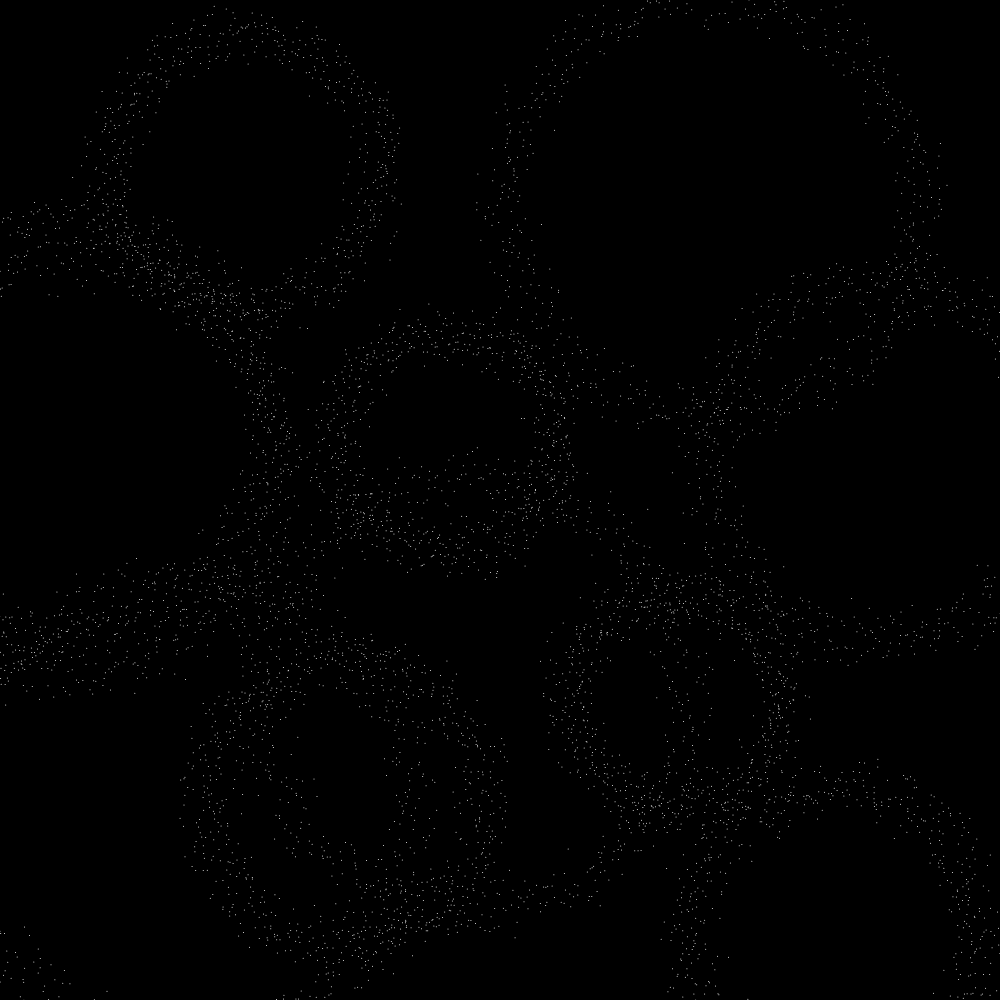
Frame 1 (no input)
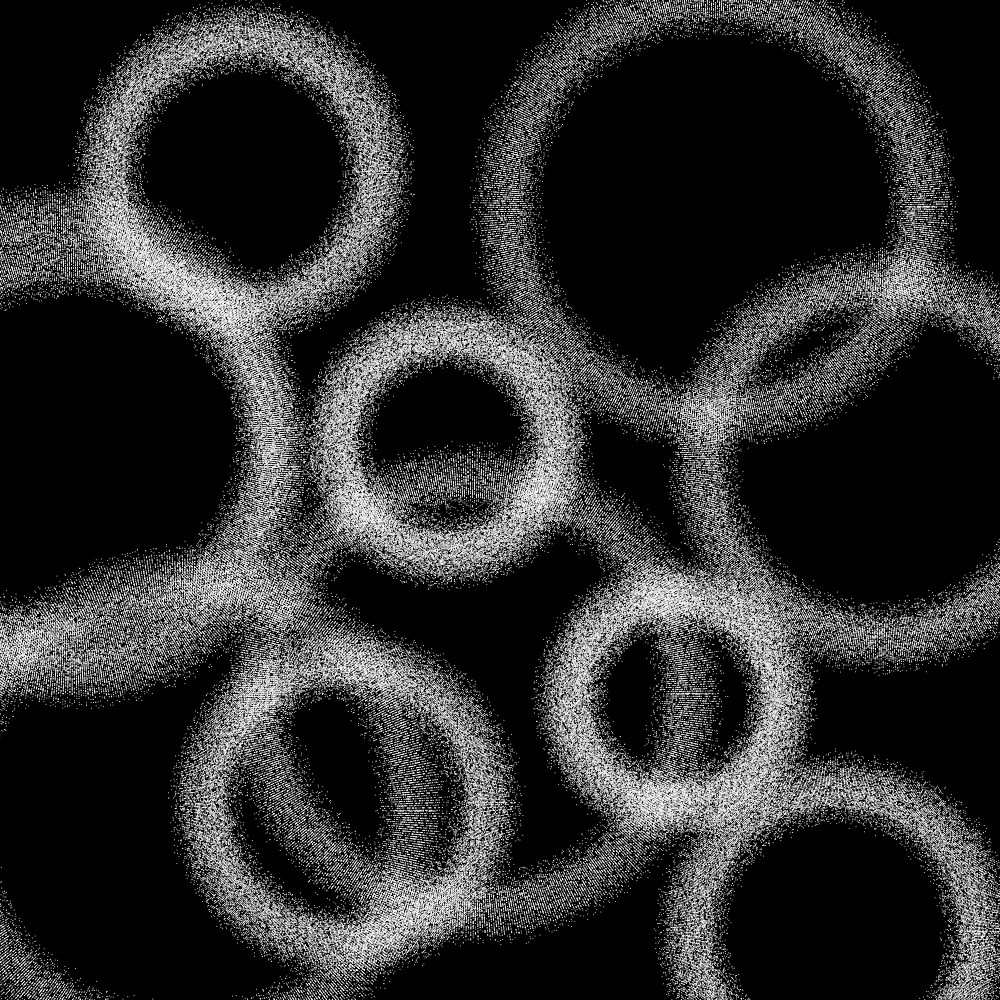
Frame 60 (no input)
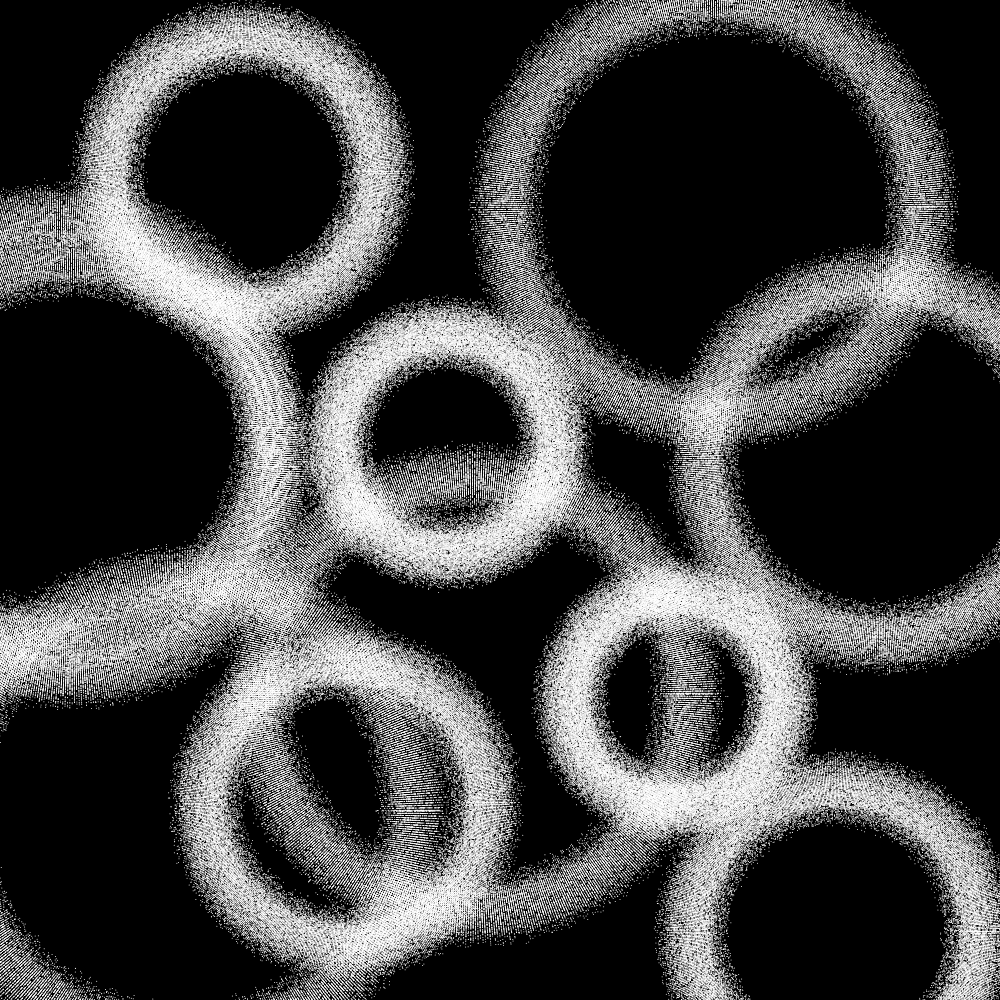
Frame 120 (the mouse pressed at the canvas centre since frame 60)

The p5.js sketch that drew these frames (run headless with seeded random() and noise() and a simulated clock; from frame 60 on, the mouse is pressed at the canvas centre):

// p5.js sketch
// ── sketch.js
let circles = []

function setup() {
  createCanvas(1000, 1000)
  background("black")
  circles = generateCircles(10)
   
}

function draw() {
  for(let c of circles){
    noizyCirles(c[0], c[1], c[2])  
  }

  if(frameCount%200==0){
    circles = generateCircles(10)
    background("black")
  }

}


function generateCircles(number){
  const cicrles = []
  
  for(let i = 0; i<=number; i++){
    cicrles.push(
      [
        Math.floor(random(0, width)),
        Math.floor(random(0, height)),
        Math.floor(random(50, 200))
      ]
    )
  }


  return cicrles

}


function noizyCirles(x0, y0, r) {
  //background("black")
  stroke("white")
  for (let ang = 0; ang < 2 * Math.PI; ang += 0.01) {
    let b = random(100, 500)
    let nx = noise(b) * 100
    let ny = noise(b) * 100

    let x = x0 + (r + nx) * Math.cos(ang)
    let y = y0 + (r + ny) * Math.sin(ang)

    point(x, y)

  }

}
